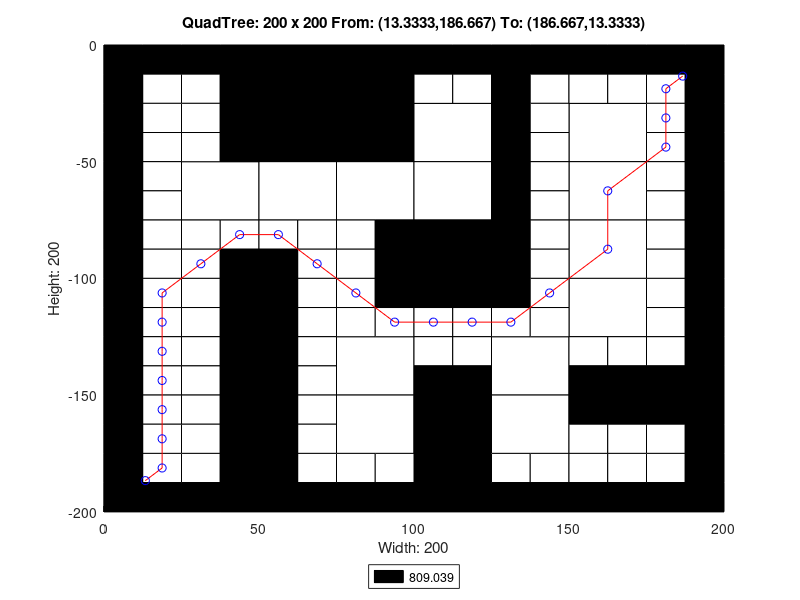

The MATLAB script that drew this image:
axis([0 200 -200 0]);
title('QuadTree: 200 x 200 From: (13.3333,186.667) To: (186.667,13.3333)');
xlabel('Width: 200');
ylabel('Height: 200');
rectangle('Position',[50 -50 50 50], 'FaceColor',[0 0 0]);
rectangle('Position',[25 -75 25 25], 'FaceColor',[1 1 1]);
rectangle('Position',[50 -75 25 25], 'FaceColor',[1 1 1]);
rectangle('Position',[75 -75 25 25], 'FaceColor',[1 1 1]);
rectangle('Position',[100 -50 25 25], 'FaceColor',[1 1 1]);
rectangle('Position',[150 -50 25 25], 'FaceColor',[1 1 1]);
rectangle('Position',[100 -75 25 25], 'FaceColor',[1 1 1]);
rectangle('Position',[100 -100 25 25], 'FaceColor',[0 0 0]);
rectangle('Position',[150 -75 25 25], 'FaceColor',[1 1 1]);
rectangle('Position',[150 -100 25 25], 'FaceColor',[1 1 1]);
rectangle('Position',[75 -150 25 25], 'FaceColor',[1 1 1]);
rectangle('Position',[75 -175 25 25], 'FaceColor',[1 1 1]);
rectangle('Position',[125 -150 25 25], 'FaceColor',[1 1 1]);
rectangle('Position',[150 -125 25 25], 'FaceColor',[1 1 1]);
rectangle('Position',[100 -175 25 25], 'FaceColor',[0 0 0]);
rectangle('Position',[125 -175 25 25], 'FaceColor',[1 1 1]);
rectangle('Position',[100 -200 25 25], 'FaceColor',[0 0 0]);
rectangle('Position',[0 -12.5 12.5 12.5], 'FaceColor',[0 0 0]);
rectangle('Position',[12.5 -12.5 12.5 12.5], 'FaceColor',[0 0 0]);
rectangle('Position',[0 -25 12.5 12.5], 'FaceColor',[0 0 0]);
rectangle('Position',[12.5 -25 12.5 12.5], 'FaceColor',[1 1 1]);
rectangle('Position',[25 -12.5 12.5 12.5], 'FaceColor',[0 0 0]);
rectangle('Position',[37.5 -12.5 12.5 12.5], 'FaceColor',[0 0 0]);
rectangle('Position',[25 -25 12.5 12.5], 'FaceColor',[1 1 1]);
rectangle('Position',[37.5 -25 12.5 12.5], 'FaceColor',[0 0 0]);
rectangle('Position',[0 -37.5 12.5 12.5], 'FaceColor',[0 0 0]);
rectangle('Position',[12.5 -37.5 12.5 12.5], 'FaceColor',[1 1 1]);
rectangle('Position',[0 -50 12.5 12.5], 'FaceColor',[0 0 0]);
rectangle('Position',[12.5 -50 12.5 12.5], 'FaceColor',[1 1 1]);
rectangle('Position',[25 -37.5 12.5 12.5], 'FaceColor',[1 1 1]);
rectangle('Position',[37.5 -37.5 12.5 12.5], 'FaceColor',[0 0 0]);
rectangle('Position',[25 -50 12.5 12.5], 'FaceColor',[1 1 1]);
rectangle('Position',[37.5 -50 12.5 12.5], 'FaceColor',[0 0 0]);
rectangle('Position',[0 -62.5 12.5 12.5], 'FaceColor',[0 0 0]);
rectangle('Position',[12.5 -62.5 12.5 12.5], 'FaceColor',[1 1 1]);
rectangle('Position',[0 -75 12.5 12.5], 'FaceColor',[0 0 0]);
rectangle('Position',[12.5 -75 12.5 12.5], 'FaceColor',[1 1 1]);
rectangle('Position',[0 -87.5 12.5 12.5], 'FaceColor',[0 0 0]);
rectangle('Position',[12.5 -87.5 12.5 12.5], 'FaceColor',[1 1 1]);
rectangle('Position',[0 -100 12.5 12.5], 'FaceColor',[0 0 0]);
rectangle('Position',[12.5 -100 12.5 12.5], 'FaceColor',[1 1 1]);
rectangle('Position',[25 -87.5 12.5 12.5], 'FaceColor',[1 1 1]);
rectangle('Position',[37.5 -87.5 12.5 12.5], 'FaceColor',[1 1 1]);
rectangle('Position',[25 -100 12.5 12.5], 'FaceColor',[1 1 1]);
rectangle('Position',[37.5 -100 12.5 12.5], 'FaceColor',[0 0 0]);
rectangle('Position',[50 -87.5 12.5 12.5], 'FaceColor',[1 1 1]);
rectangle('Position',[62.5 -87.5 12.5 12.5], 'FaceColor',[1 1 1]);
rectangle('Position',[50 -100 12.5 12.5], 'FaceColor',[0 0 0]);
rectangle('Position',[62.5 -100 12.5 12.5], 'FaceColor',[1 1 1]);
rectangle('Position',[75 -87.5 12.5 12.5], 'FaceColor',[1 1 1]);
rectangle('Position',[87.5 -87.5 12.5 12.5], 'FaceColor',[0 0 0]);
rectangle('Position',[75 -100 12.5 12.5], 'FaceColor',[1 1 1]);
rectangle('Position',[87.5 -100 12.5 12.5], 'FaceColor',[0 0 0]);
rectangle('Position',[100 -12.5 12.5 12.5], 'FaceColor',[0 0 0]);
rectangle('Position',[112.5 -12.5 12.5 12.5], 'FaceColor',[0 0 0]);
rectangle('Position',[100 -25 12.5 12.5], 'FaceColor',[1 1 1]);
rectangle('Position',[112.5 -25 12.5 12.5], 'FaceColor',[1 1 1]);
rectangle('Position',[125 -12.5 12.5 12.5], 'FaceColor',[0 0 0]);
rectangle('Position',[137.5 -12.5 12.5 12.5], 'FaceColor',[0 0 0]);
rectangle('Position',[125 -25 12.5 12.5], 'FaceColor',[0 0 0]);
rectangle('Position',[137.5 -25 12.5 12.5], 'FaceColor',[1 1 1]);
rectangle('Position',[125 -37.5 12.5 12.5], 'FaceColor',[0 0 0]);
rectangle('Position',[137.5 -37.5 12.5 12.5], 'FaceColor',[1 1 1]);
rectangle('Position',[125 -50 12.5 12.5], 'FaceColor',[0 0 0]);
rectangle('Position',[137.5 -50 12.5 12.5], 'FaceColor',[1 1 1]);
rectangle('Position',[150 -12.5 12.5 12.5], 'FaceColor',[0 0 0]);
rectangle('Position',[162.5 -12.5 12.5 12.5], 'FaceColor',[0 0 0]);
rectangle('Position',[150 -25 12.5 12.5], 'FaceColor',[1 1 1]);
rectangle('Position',[162.5 -25 12.5 12.5], 'FaceColor',[1 1 1]);
rectangle('Position',[175 -12.5 12.5 12.5], 'FaceColor',[0 0 0]);
rectangle('Position',[187.5 -12.5 12.5 12.5], 'FaceColor',[0 0 0]);
rectangle('Position',[175 -25 12.5 12.5], 'FaceColor',[1 1 1]);
rectangle('Position',[187.5 -25 12.5 12.5], 'FaceColor',[0 0 0]);
rectangle('Position',[175 -37.5 12.5 12.5], 'FaceColor',[1 1 1]);
rectangle('Position',[187.5 -37.5 12.5 12.5], 'FaceColor',[0 0 0]);
rectangle('Position',[175 -50 12.5 12.5], 'FaceColor',[1 1 1]);
rectangle('Position',[187.5 -50 12.5 12.5], 'FaceColor',[0 0 0]);
rectangle('Position',[125 -62.5 12.5 12.5], 'FaceColor',[0 0 0]);
rectangle('Position',[137.5 -62.5 12.5 12.5], 'FaceColor',[1 1 1]);
rectangle('Position',[125 -75 12.5 12.5], 'FaceColor',[0 0 0]);
rectangle('Position',[137.5 -75 12.5 12.5], 'FaceColor',[1 1 1]);
rectangle('Position',[125 -87.5 12.5 12.5], 'FaceColor',[0 0 0]);
rectangle('Position',[137.5 -87.5 12.5 12.5], 'FaceColor',[1 1 1]);
rectangle('Position',[125 -100 12.5 12.5], 'FaceColor',[0 0 0]);
rectangle('Position',[137.5 -100 12.5 12.5], 'FaceColor',[1 1 1]);
rectangle('Position',[175 -62.5 12.5 12.5], 'FaceColor',[1 1 1]);
rectangle('Position',[187.5 -62.5 12.5 12.5], 'FaceColor',[0 0 0]);
rectangle('Position',[175 -75 12.5 12.5], 'FaceColor',[1 1 1]);
rectangle('Position',[187.5 -75 12.5 12.5], 'FaceColor',[0 0 0]);
rectangle('Position',[175 -87.5 12.5 12.5], 'FaceColor',[1 1 1]);
rectangle('Position',[187.5 -87.5 12.5 12.5], 'FaceColor',[0 0 0]);
rectangle('Position',[175 -100 12.5 12.5], 'FaceColor',[1 1 1]);
rectangle('Position',[187.5 -100 12.5 12.5], 'FaceColor',[0 0 0]);
rectangle('Position',[0 -112.5 12.5 12.5], 'FaceColor',[0 0 0]);
rectangle('Position',[12.5 -112.5 12.5 12.5], 'FaceColor',[1 1 1]);
rectangle('Position',[0 -125 12.5 12.5], 'FaceColor',[0 0 0]);
rectangle('Position',[12.5 -125 12.5 12.5], 'FaceColor',[1 1 1]);
rectangle('Position',[25 -112.5 12.5 12.5], 'FaceColor',[1 1 1]);
rectangle('Position',[37.5 -112.5 12.5 12.5], 'FaceColor',[0 0 0]);
rectangle('Position',[25 -125 12.5 12.5], 'FaceColor',[1 1 1]);
rectangle('Position',[37.5 -125 12.5 12.5], 'FaceColor',[0 0 0]);
rectangle('Position',[0 -137.5 12.5 12.5], 'FaceColor',[0 0 0]);
rectangle('Position',[12.5 -137.5 12.5 12.5], 'FaceColor',[1 1 1]);
rectangle('Position',[0 -150 12.5 12.5], 'FaceColor',[0 0 0]);
rectangle('Position',[12.5 -150 12.5 12.5], 'FaceColor',[1 1 1]);
rectangle('Position',[25 -137.5 12.5 12.5], 'FaceColor',[1 1 1]);
rectangle('Position',[37.5 -137.5 12.5 12.5], 'FaceColor',[0 0 0]);
rectangle('Position',[25 -150 12.5 12.5], 'FaceColor',[1 1 1]);
rectangle('Position',[37.5 -150 12.5 12.5], 'FaceColor',[0 0 0]);
rectangle('Position',[50 -112.5 12.5 12.5], 'FaceColor',[0 0 0]);
rectangle('Position',[62.5 -112.5 12.5 12.5], 'FaceColor',[1 1 1]);
rectangle('Position',[50 -125 12.5 12.5], 'FaceColor',[0 0 0]);
rectangle('Position',[62.5 -125 12.5 12.5], 'FaceColor',[1 1 1]);
rectangle('Position',[75 -112.5 12.5 12.5], 'FaceColor',[1 1 1]);
rectangle('Position',[87.5 -112.5 12.5 12.5], 'FaceColor',[0 0 0]);
rectangle('Position',[75 -125 12.5 12.5], 'FaceColor',[1 1 1]);
rectangle('Position',[87.5 -125 12.5 12.5], 'FaceColor',[1 1 1]);
rectangle('Position',[50 -137.5 12.5 12.5], 'FaceColor',[0 0 0]);
rectangle('Position',[62.5 -137.5 12.5 12.5], 'FaceColor',[1 1 1]);
rectangle('Position',[50 -150 12.5 12.5], 'FaceColor',[0 0 0]);
rectangle('Position',[62.5 -150 12.5 12.5], 'FaceColor',[1 1 1]);
rectangle('Position',[0 -162.5 12.5 12.5], 'FaceColor',[0 0 0]);
rectangle('Position',[12.5 -162.5 12.5 12.5], 'FaceColor',[1 1 1]);
rectangle('Position',[0 -175 12.5 12.5], 'FaceColor',[0 0 0]);
rectangle('Position',[12.5 -175 12.5 12.5], 'FaceColor',[1 1 1]);
rectangle('Position',[25 -162.5 12.5 12.5], 'FaceColor',[1 1 1]);
rectangle('Position',[37.5 -162.5 12.5 12.5], 'FaceColor',[0 0 0]);
rectangle('Position',[25 -175 12.5 12.5], 'FaceColor',[1 1 1]);
rectangle('Position',[37.5 -175 12.5 12.5], 'FaceColor',[0 0 0]);
rectangle('Position',[0 -187.5 12.5 12.5], 'FaceColor',[0 0 0]);
rectangle('Position',[12.5 -187.5 12.5 12.5], 'FaceColor',[1 1 1]);
rectangle('Position',[0 -200 12.5 12.5], 'FaceColor',[0 0 0]);
rectangle('Position',[12.5 -200 12.5 12.5], 'FaceColor',[0 0 0]);
rectangle('Position',[25 -187.5 12.5 12.5], 'FaceColor',[1 1 1]);
rectangle('Position',[37.5 -187.5 12.5 12.5], 'FaceColor',[0 0 0]);
rectangle('Position',[25 -200 12.5 12.5], 'FaceColor',[0 0 0]);
rectangle('Position',[37.5 -200 12.5 12.5], 'FaceColor',[0 0 0]);
rectangle('Position',[50 -162.5 12.5 12.5], 'FaceColor',[0 0 0]);
rectangle('Position',[62.5 -162.5 12.5 12.5], 'FaceColor',[1 1 1]);
rectangle('Position',[50 -175 12.5 12.5], 'FaceColor',[0 0 0]);
rectangle('Position',[62.5 -175 12.5 12.5], 'FaceColor',[1 1 1]);
rectangle('Position',[50 -187.5 12.5 12.5], 'FaceColor',[0 0 0]);
rectangle('Position',[62.5 -187.5 12.5 12.5], 'FaceColor',[1 1 1]);
rectangle('Position',[50 -200 12.5 12.5], 'FaceColor',[0 0 0]);
rectangle('Position',[62.5 -200 12.5 12.5], 'FaceColor',[0 0 0]);
rectangle('Position',[75 -187.5 12.5 12.5], 'FaceColor',[1 1 1]);
rectangle('Position',[87.5 -187.5 12.5 12.5], 'FaceColor',[1 1 1]);
rectangle('Position',[75 -200 12.5 12.5], 'FaceColor',[0 0 0]);
rectangle('Position',[87.5 -200 12.5 12.5], 'FaceColor',[0 0 0]);
rectangle('Position',[100 -112.5 12.5 12.5], 'FaceColor',[0 0 0]);
rectangle('Position',[112.5 -112.5 12.5 12.5], 'FaceColor',[0 0 0]);
rectangle('Position',[100 -125 12.5 12.5], 'FaceColor',[1 1 1]);
rectangle('Position',[112.5 -125 12.5 12.5], 'FaceColor',[1 1 1]);
rectangle('Position',[125 -112.5 12.5 12.5], 'FaceColor',[0 0 0]);
rectangle('Position',[137.5 -112.5 12.5 12.5], 'FaceColor',[1 1 1]);
rectangle('Position',[125 -125 12.5 12.5], 'FaceColor',[1 1 1]);
rectangle('Position',[137.5 -125 12.5 12.5], 'FaceColor',[1 1 1]);
rectangle('Position',[100 -137.5 12.5 12.5], 'FaceColor',[1 1 1]);
rectangle('Position',[112.5 -137.5 12.5 12.5], 'FaceColor',[1 1 1]);
rectangle('Position',[100 -150 12.5 12.5], 'FaceColor',[0 0 0]);
rectangle('Position',[112.5 -150 12.5 12.5], 'FaceColor',[0 0 0]);
rectangle('Position',[175 -112.5 12.5 12.5], 'FaceColor',[1 1 1]);
rectangle('Position',[187.5 -112.5 12.5 12.5], 'FaceColor',[0 0 0]);
rectangle('Position',[175 -125 12.5 12.5], 'FaceColor',[1 1 1]);
rectangle('Position',[187.5 -125 12.5 12.5], 'FaceColor',[0 0 0]);
rectangle('Position',[150 -137.5 12.5 12.5], 'FaceColor',[1 1 1]);
rectangle('Position',[162.5 -137.5 12.5 12.5], 'FaceColor',[1 1 1]);
rectangle('Position',[150 -150 12.5 12.5], 'FaceColor',[0 0 0]);
rectangle('Position',[162.5 -150 12.5 12.5], 'FaceColor',[0 0 0]);
rectangle('Position',[175 -137.5 12.5 12.5], 'FaceColor',[1 1 1]);
rectangle('Position',[187.5 -137.5 12.5 12.5], 'FaceColor',[0 0 0]);
rectangle('Position',[175 -150 12.5 12.5], 'FaceColor',[0 0 0]);
rectangle('Position',[187.5 -150 12.5 12.5], 'FaceColor',[0 0 0]);
rectangle('Position',[125 -187.5 12.5 12.5], 'FaceColor',[1 1 1]);
rectangle('Position',[137.5 -187.5 12.5 12.5], 'FaceColor',[1 1 1]);
rectangle('Position',[125 -200 12.5 12.5], 'FaceColor',[0 0 0]);
rectangle('Position',[137.5 -200 12.5 12.5], 'FaceColor',[0 0 0]);
rectangle('Position',[150 -162.5 12.5 12.5], 'FaceColor',[0 0 0]);
rectangle('Position',[162.5 -162.5 12.5 12.5], 'FaceColor',[0 0 0]);
rectangle('Position',[150 -175 12.5 12.5], 'FaceColor',[1 1 1]);
rectangle('Position',[162.5 -175 12.5 12.5], 'FaceColor',[1 1 1]);
rectangle('Position',[175 -162.5 12.5 12.5], 'FaceColor',[0 0 0]);
rectangle('Position',[187.5 -162.5 12.5 12.5], 'FaceColor',[0 0 0]);
rectangle('Position',[175 -175 12.5 12.5], 'FaceColor',[1 1 1]);
rectangle('Position',[187.5 -175 12.5 12.5], 'FaceColor',[0 0 0]);
rectangle('Position',[150 -187.5 12.5 12.5], 'FaceColor',[1 1 1]);
rectangle('Position',[162.5 -187.5 12.5 12.5], 'FaceColor',[1 1 1]);
rectangle('Position',[150 -200 12.5 12.5], 'FaceColor',[0 0 0]);
rectangle('Position',[162.5 -200 12.5 12.5], 'FaceColor',[0 0 0]);
rectangle('Position',[175 -187.5 12.5 12.5], 'FaceColor',[1 1 1]);
rectangle('Position',[187.5 -187.5 12.5 12.5], 'FaceColor',[0 0 0]);
rectangle('Position',[175 -200 12.5 12.5], 'FaceColor',[0 0 0]);
rectangle('Position',[187.5 -200 12.5 12.5], 'FaceColor',[0 0 0]);
X=[186.667,181.25,181.25,181.25,162.5,162.5,143.75,131.25,118.75,106.25,93.75,81.25,68.75,56.25,43.75,31.25,18.75,18.75,18.75,18.75,18.75,18.75,18.75,13.3333];
Y=[-13.3333,-18.75,-31.25,-43.75,-62.5,-87.5,-106.25,-118.75,-118.75,-118.75,-118.75,-106.25,-93.75,-81.25,-81.25,-93.75,-106.25,-118.75,-131.25,-143.75,-156.25,-168.75,-181.25,-186.667];
hold on;
plot(X,Y,'r');
plot(X,Y,'bo');
legend('809.039','Location','southoutside');
